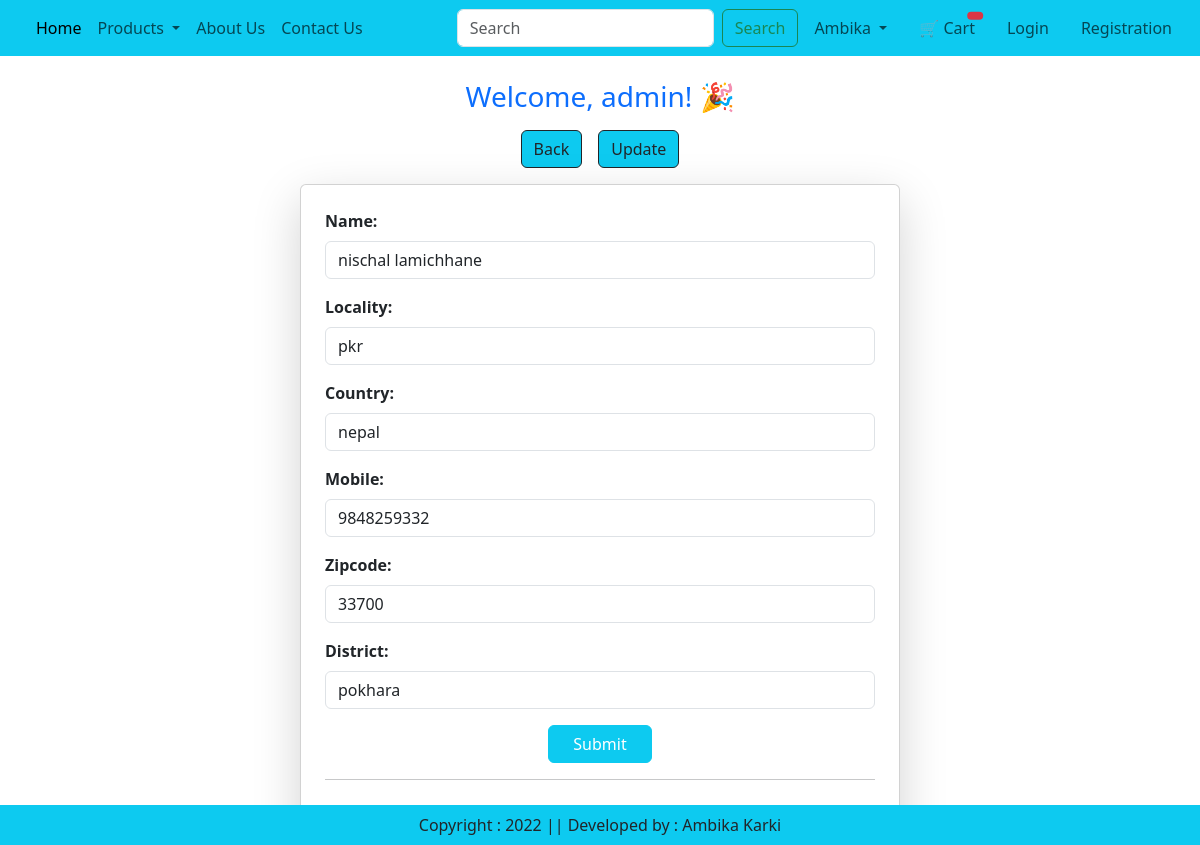
/update/1 (signed in), run on the app's committed database.
### app/models.py (models this page shows, shortened)
class Customer(models.Model):
    user=models.ForeignKey(User,on_delete=models.CASCADE)
    name=models.CharField(max_length=200)
    locality=models.CharField(max_length=200)
    country=models.CharField(max_length=50)
    mobile=models.IntegerField(default=0)
    zipcode=models.IntegerField()
    district=models.CharField(choices=STATE_CHOICES,max_length=100)

### app/views.py (the view, shortened to what this page needs)
# urls.py: path('update/<int:pk>',views.update_profile.as_view(),name="update"),
@method_decorator(login_required,name='dispatch')
class update_profile(View):
    def get(self,request,pk):
        add=Customer.objects.get(pk=pk)
        form=CustomUserForm(instance=add)
        return render(request,'app/update.html',locals())

### app/forms.py
class CustomUserForm(forms.ModelForm):
    class Meta:
        model=Customer
        fields=['name','locality','country','mobile','zipcode','district']
        widgets={
            'name':forms.TextInput(attrs={'class':'form-control'}),
            'locality':forms.TextInput(attrs={'class':'form-control'}),
            'country':forms.TextInput(attrs={'class':'form-control'}),
            'mobile':forms.NumberInput(attrs={'class':'form-control'}),
            'district':forms.Select(attrs={'class':'form-control'}),
            'zipcode':forms.NumberInput(attrs={'class':'form-control'})
        }

### app/templates/app/update.html (shortened to what this page needs)
{% extends 'app/index.html' %}
{% load static %}
{% block main-content %}
<div class="container mt-4">
    <h3 class="text-center text-primary">Welcome, {{ request.user }}! 🎉</h3>
    <div class="d-flex justify-content-center my-3">
        <a href="{% url 'detail' %}" class="btn btn-outline-dark btn-info mx-2">Back</a>
        <a href="{% url 'detail' %}" class="btn btn-outline-dark btn-info mx-2">Update</a>
    </div>
    <div class="card shadow-lg p-4 mx-auto" style="max-width: 600px;">
        <form action="#" method="post">
            {% for fm in form %}
            <div class="mb-3">
                <label class="form-label fw-bold">{{ fm.label_tag }}</label>
                {{ fm }}
            </div>
            {% endfor %}
            <div class="text-center mt-3">
                <button type="submit" class="btn btn-info text-white px-4">Submit</button>
                <br><hr><br>
            </div>
        </form>
    </div>
</div>
{% endblock main-content %}

### data on the page
Customer: form "nischal lamichhane" "pkr" "nepal" "9848259332" "33700" "pokhara"

### other printed values
{{ request.user }} "admin"
{{ fm.label_tag }} "Name:" "Locality:" "Country:" "Mobile:" "Zipcode:" "District:"
